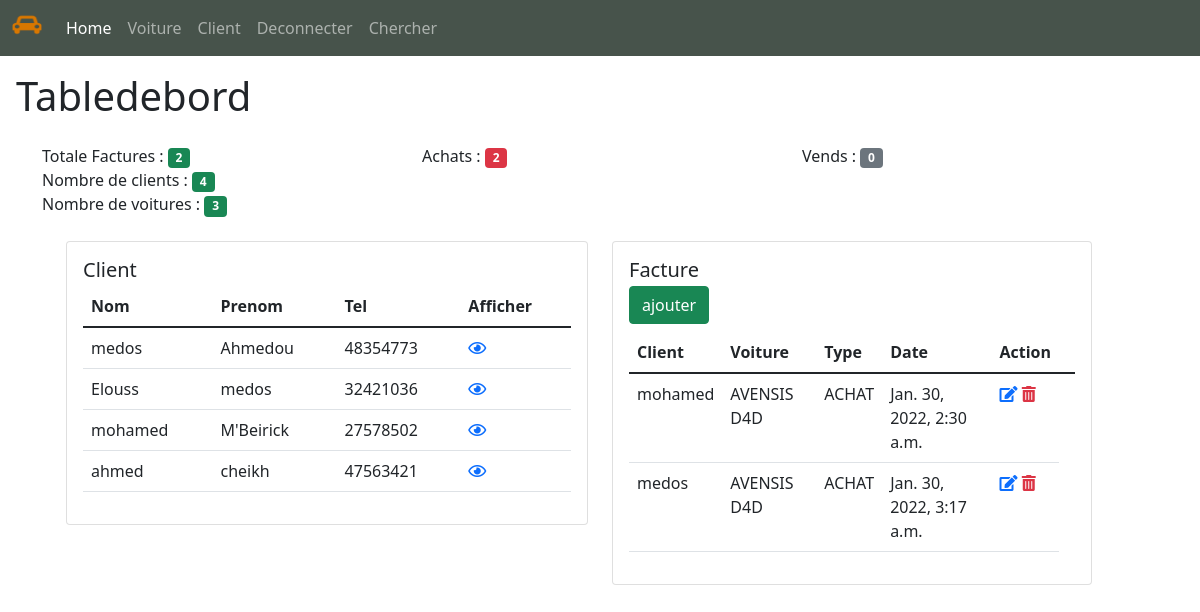
/home/, run on the app's committed database.
### Bourse/models.py (models this page shows, shortened)
class Client(models.Model):
    nom = models.CharField(max_length=50)
    prenom = models.CharField(max_length=50)
    email = models.EmailField(max_length=50)
    tel = models.IntegerField()
    def __str__(self):
        return self.nom

class Facture(models.Model):
    FACTURE_TYPE = (
        ('ACHAT', 'Achat'),
        ('VENDRE', 'Vendre')
    )
    client = models.ForeignKey(Client, null=True, on_delete=models.SET_NULL)
    voiture = models.ForeignKey(Voiture ,related_name='factures', on_delete=models.CASCADE)
    type = models.CharField(max_length=50, choices=FACTURE_TYPE)
    date = models.DateTimeField(auto_now_add=True)

class Voiture(models.Model):
    matricule = models.CharField(max_length=50)
    marque = models.CharField(max_length=50)
    couleur = models.CharField(max_length=60)
    prix = models.FloatField(max_length=40)
    modele = models.CharField(max_length=40)
    numerosachet = models.CharField(max_length=40)
    image = models.ImageField(upload_to='static/image', null=True)
    def __str__(self):
      return self.modele

### Bourse/views.py (the view)
# urls.py: path('home/', views.home, name="home"),
def home(request):
    client = Client.objects.all()
    voiture = Voiture.objects.all()
    facture = Facture.objects.all()
    t_facture = facture.count()
    a_facture = facture.filter(type='ACHAT').count()
    v_facture = facture.filter(type='VENDRE').count()
    N_client = client.count()
    N_voiture = voiture.count()
    context = {'client':client,
               'facture':facture,
               't_facture':t_facture,
               'a_facture':a_facture,
               'v_facture':v_facture,
               'N_client':N_client,
               'N_voiture':N_voiture}
    return render(request ,'Bourse/tabledebord.html',context)

### Bourse/templates/Bourse/tabledebord.html (shortened to what this page needs)
{% extends 'Bourse/Principale.html' %}
{% block content %}
<h1 class="p-3" > Tabledebord </h1>
<div class="container pb-5">
    <div class="row">
      <div class="col-sm">
        Totale Factures :  <span class="badge bg-success">{{ t_facture }}</span>
      </div>
      <div class="col-sm">
        Achats : <span class="badge bg-danger">{{ a_facture }}</span>
      </div>
      <div class="col-sm">
        Vends :  <span class="badge bg-secondary">{{v_facture}}</span>
    </div>
</div>
<div class="">
  <div class="row">
    <div class="col-sm">
      Nombre de clients :  <span class="badge bg-success">{{ N_client }}</span>
    </div>
</div>
<div class="">
  <div class="row">
    <div class="">
      Nombre de voitures :  <span class="badge bg-success">{{ N_voiture }}</span>
    </div>
</div>
</div>
<div class="container p-4">
    <div class="row">
      <div class="col">
        <div class="card" >
            <div class="card-body">
              <h5 class="card-title">Client</h5>
              <table class="table">
                <thead>
                  <tr>
                    <th scope="col">Nom</th>
                    <th scope="col">Prenom</th>
                    <th scope="col">Tel</th>
                    <th scope="col">Afficher</th>
                  </tr>
                </thead>
                <tbody>
                    {% for item in client %}
                      <tr>
                    <td>{{item.nom}}</td>
                    <td>{{item.prenom}}</td>
                    <td>{{item.tel}}</td>
                    <td> <a href="{% url 'client' item.id %}"> <i class="far fa-eye"></i> </a></td>
                     </tr>
                    {% endfor %}
                </tbody>
              </table>
            </div>
          </div>
      </div>
      <div class="col">
        <div class="card" style="width: 30rem"; >
            <div class="card-body">
              <h5 class="card-title">Facture</h5>
              <h6 class="card-subtitle mb-2 text-muted"><a class="btn btn-success" href="{% url 'ajouter'%}">ajouter</a></h6>
              <table class="table">
                <thead>
                  <tr>
                    <th scope="col">Client</th>
                    <th scope="col">Voiture</th>
                    <th scope="col">Type</th>
                    <th scope="col">Date</th>
                    <th scope="col">Action</th>
                    <th scope="col"></th>
                  </tr>
                </thead>
                <tbody>
                    {% for item in facture %}
                      <tr>
                    <td>{{item.client}}</td>
                    <td>{{item.voiture}}</td>
                    <td>{{item.type}}</td>
                    <td>{{item.date}}</td>
                    <td>
                        <a  href="{% url 'modifier' item.id %}" > <i class="fas fa-edit"></i></a>
                      <a class="text-danger" href="/confirmersupression/{{item.id}}/" ><i class="fas fa-trash-alt"></i></a>
                    </td>
                     </tr>
                    {% endfor %}
                </tbody>
              </table>
            </div>
          </div>
      </div>
    </div>
  </div>
{% endblock %}

### data on the page
Client: nom "medos", prenom "Ahmedou", tel "48354773"
Client: nom "Elouss", prenom "medos", tel "32421036"
Client: nom "mohamed", prenom "M'Beirick", tel "27578502"
Client: nom "ahmed", prenom "cheikh", tel "47563421"
Facture: client "mohamed", voiture "AVENSIS D4D", type "ACHAT", date "Jan. 30, 2022, 2:30 a.m."
Facture: client "medos", voiture "AVENSIS D4D", type "ACHAT", date "Jan. 30, 2022, 3:17 a.m."

### other printed values
{{ t_facture }} "2"
{{ a_facture }} "2"
{{ v_facture }} "0"
{{ N_client }} "4"
{{ N_voiture }} "3"
